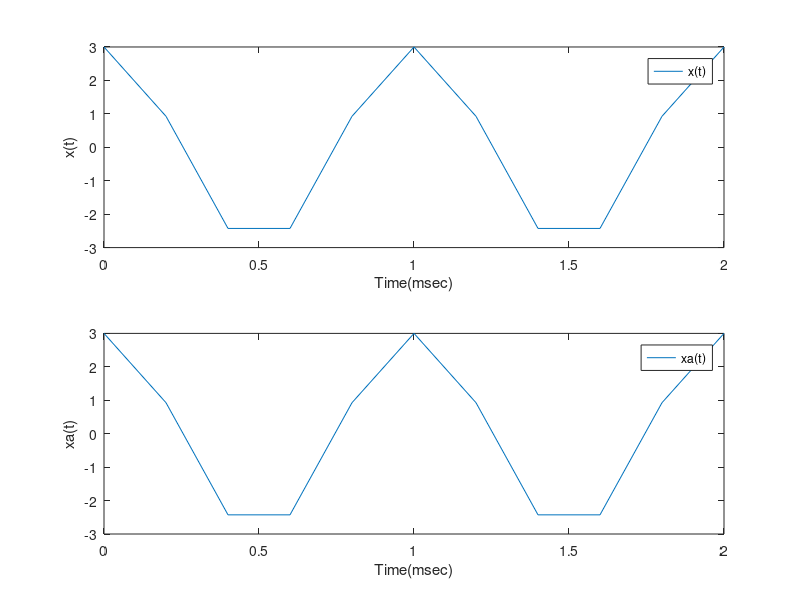

Write the MATLAB code that produced this figure.
clc;
clear all;
close all;

fs=5;
T=1/fs;
t = 0:T:2;
x=cos(2*pi*t)+cos(8*pi*t)+cos(12*pi*t);
xa = 3*cos(2*pi*t);

figure;
subplot(2,1,1);
plot(t,x);
xlabel('Time(msec)');
ylabel('x(t)');
legend('x(t)');

subplot(2,1,2);
plot(t,xa);
xlabel('Time(msec)');
ylabel('xa(t)');
legend('xa(t)');
